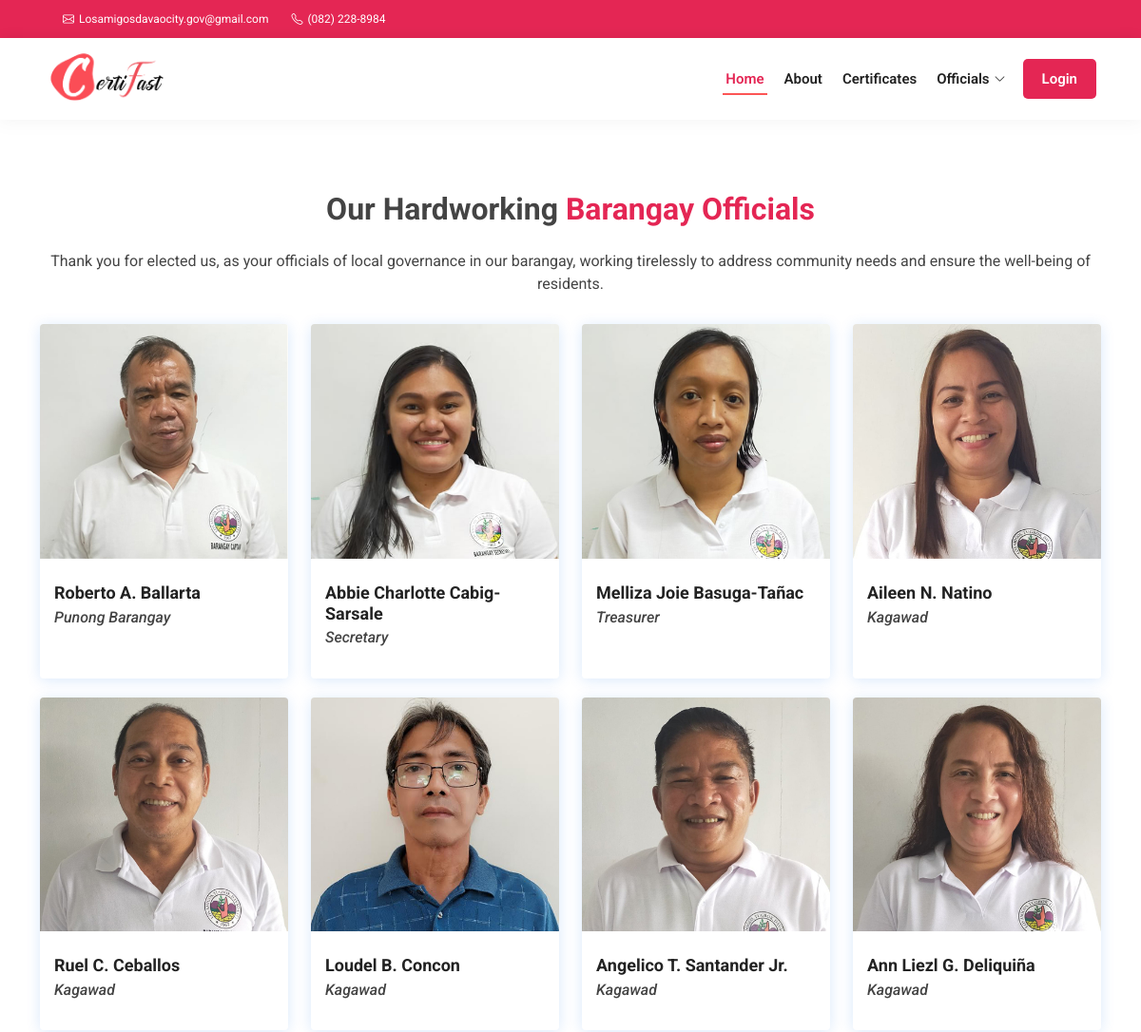
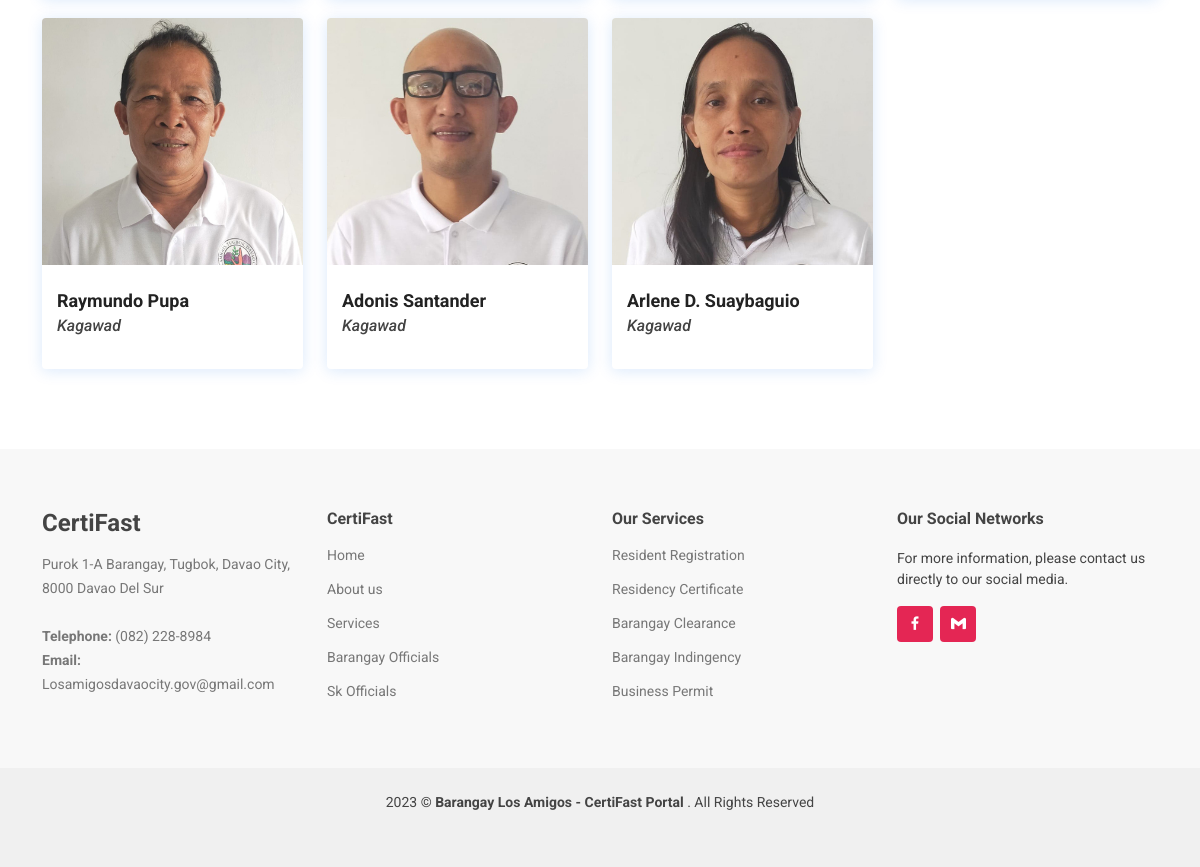
Page /barangay-officials.php on the committed database (2 pictures, top to bottom).
### tables this page shows
CREATE TABLE `tblbrgy_info` (
  `id` int(11) NOT NULL AUTO_INCREMENT,
  `province_name` varchar(100) DEFAULT NULL,
  `town_name` varchar(100) DEFAULT NULL,
  `brgy_address` varchar(100) NOT NULL,
  `brgy_name` varchar(50) DEFAULT NULL,
  `contact_number` varchar(50) DEFAULT NULL,
  `brgy_email` varchar(50) DEFAULT NULL,
  `dashboardphoto` varchar(200) DEFAULT NULL,
  `city_logo` varchar(100) DEFAULT NULL,
  `brgy_logo` varchar(100) DEFAULT NULL,
  PRIMARY KEY (`id`)
);

CREATE TABLE `tblofficials` (
  `id` int(11) NOT NULL AUTO_INCREMENT,
  `picture` text DEFAULT NULL,
  `fullname` varchar(50) DEFAULT NULL,
  `position` varchar(50) DEFAULT NULL,
  `address` varchar(50) NOT NULL,
  `termstart` date DEFAULT NULL,
  `termend` date DEFAULT NULL,
  `status` varchar(20) DEFAULT NULL,
  PRIMARY KEY (`id`)
);

CREATE TABLE `tblposition` (
  `id` int(11) NOT NULL AUTO_INCREMENT,
  `position` varchar(50) DEFAULT NULL,
  PRIMARY KEY (`id`)
);

### barangay-officials.php (the view, shortened to what this page needs)
<?php
    include 'server/dbconnect.php';
    $query1 = "SELECT * FROM tblbrgy_info WHERE id='1'";
    $result1 = $conn->query($query1)->fetch_assoc();
    $query = "SELECT tblofficials.fullname, tblofficials.picture, tblposition.position FROM tblofficials JOIN tblposition ON tblofficials.position = tblposition.id WHERE tblposition.position IN ('Punong Barangay','Secretary','Treasurer','Kagawad') AND `status`='Active'";
    $result = $conn->query($query);
    $rows = array();
    while ($row = $result->fetch_assoc()) {
    $rows[] = $row;
    }
?>
<!DOCTYPE html>
<html lang="en">
<head>
  <link href="Homepage/assets/vendor/aos/aos.css" rel="stylesheet">
  <link href="Homepage/assets/vendor/bootstrap/css/bootstrap.min.css" rel="stylesheet">
  <link href="Homepage/assets/vendor/bootstrap-icons/bootstrap-icons.css" rel="stylesheet">
  <link href="Homepage/assets/vendor/boxicons/css/boxicons.min.css" rel="stylesheet">
  <link href="Homepage/assets/vendor/glightbox/css/glightbox.min.css" rel="stylesheet">
  <link href="Homepage/assets/vendor/swiper/swiper-bundle.min.css" rel="stylesheet">
  <link href="Homepage/assets/css/style.css" rel="stylesheet">
</head>
<body>
  <section id="topbar" class="d-flex align-items-center">
    <div class="container d-flex justify-content-center justify-content-md-between">
      <div class="contact-info d-flex align-items-center">
        <i class="bi bi-envelope d-flex align-items-center ms-4"><a href="mailto:losamigosdavaocity.gov@gmail.com"> <?= ucwords($result1['brgy_email']) ?></a></i>
        <i class="bi bi-telephone d-flex align-items-center ms-4"> <span><?= ucwords($result1['contact_number']) ?></span></i>
      </div>
    </div>
  </section>
  <header id="header" class="d-flex align-items-center">
    <div class="container d-flex align-items-center justify-content-between">
      <h1 class="logo"><a href="index.php"><img src="Homepage/assets/img/title-logo.png" alt="title-logo"></a></h1>
      <nav id="navbar" class="navbar">
        <ul>
            <li><a class="nav-link scrollto active" href="index.php#hero">Home</a></li>
            <li><a class="nav-link scrollto" href="index.php#about">About</a></li>
            <li><a class="nav-link scrollto" href="index.php#services">Certificates</a></li>
            <li class="dropdown"><a href="#"><span>Officials</span> <i class="bi bi-chevron-down"></i></a>
          </li>
          <li><a href="login.php" class="btn-login"> Login</a></li>
        </ul>
      </nav>
    </div>
  </header>
  <main id="main" data-aos="fade-up">
    <section id="team" class="team section-bg">
      <div class="container" data-aos="fade-up">
        <div class="section-title">
          <h3>Our Hardworking <span>Barangay Officials</span></h3><br>
          <span>Thank you for elected us, as your officials of local governance in our barangay, working tirelessly to address community needs and ensure the well-being of residents.</span>
        </div>
        <div class="row">
          <?php foreach ($rows as $row): ?>
            <div class="col-lg-3 col-md-6 d-flex align-items-stretch" data-aos="fade-up" data-aos-delay="100">
              <div class="member">
                <div class="member-img">
                  <img src="assets/uploads/officials_profile/<?= $row['picture'] ?>" class="img-fluid" alt="">
                </div>
                <div class="member-info">
                  <h4><?= ucwords($row['fullname']) ?></h4>
                  <h6><i><?= ucwords($row['position']) ?></i></h6>
                </div>
              </div>
            </div>
            <?php endforeach ?>
        </div>
      </div>
    </section>
  </main>
  <footer id="footer">
    <div class="footer-top">
      <div class="container">
        <div class="row">
          <div class="col-lg-3 col-md-6 footer-contact">
            <h3>CertiFast</h3>
            <p><?= ucwords($result1['brgy_address']) ?> <br> <br>
              <strong>Telephone:</strong> <?= ucwords($result1['contact_number']) ?><br>
              <strong>Email:</strong> <?= ucwords($result1['brgy_email']) ?><br>
            </p>
          </div>
          <div class="col-lg-3 col-md-6 footer-links">
            <h4>CertiFast</h4>
            <ul>
              <li><a href="#">Home</a></li>
              <li><a href="#">About us</a></li>
              <li><a href="#">Services</a></li>
              <li><a href="#">Barangay Officials</a></li>
              <li><a href="#">Sk Officials</a></li>
            </ul>
          </div>
          <div class="col-lg-3 col-md-6 footer-links">
            <h4>Our Services</h4>
            <ul>
              <li> <a href="#">Resident Registration</a></li>
              <li> <a href="#">Residency Certificate</a></li>
              <li> <a href="#">Barangay Clearance</a></li>
              <li> <a href="#">Barangay Indingency</a></li>
              <li> <a href="#">Business Permit</a></li>
            </ul>
          </div>
          <div class="col-lg-3 col-md-6 footer-links">
            <h4>Our Social Networks</h4>
            <p>For more information, please contact us directly to our social media.</p>
            <div class="social-links mt-3">
              <a href="https://www.facebook.com/profile.php?id=100064303345469" class="facebook"><i class="bx bxl-facebook"></i></a>
              <a href="https://www.google.com/url?sa=t&rct=j&q=&esrc=s&source=web&cd=&cad=rja&uact=8&ved=2ahUKEwjI-Ma0x6b_AhWGft4KHc8sDiIQFnoECA8QAQ&url=https%3A%2F%2Fmail.google.com%2F%3F&usg=AOvVaw0UbLmQh5BLuX0lunN8sC9n" class="google-email"><i class="bx bxl-gmail"></i></a>
            </div>
          </div>
        </div>
      </div>
    </div>
    <div class="container py-4">
      <div class="copyright">
        <?php $year = date("Y"); echo  $year . " &copy; <strong><span>Barangay Los Amigos - CertiFast Portal</span></strong>" ?> . All Rights Reserved
      </div>
    </div>
  </footer>
</body>
</html>

### Homepage/assets/css/style.css (style rules this page uses)
body { font-family: "Roboto", sans-serif; color: #444444; }
a { color: #E42654; text-decoration: none; }
h1, h2, h3, h4, h5, h6 { font-family: "Roboto", sans-serif; }
#topbar { background: #E42654; height: 40px; font-size: 12px; transition: all 0.5s; color: #fff; padding: 0; }
#topbar .contact-info i { font-style: normal; color: #fff; }
#topbar .contact-info i a, #topbar .contact-info i span { padding-left: 5px; color: #fff; }
#topbar .contact-info i a { line-height: 0; transition: 0.3s; transition: 0.3s; }
#header { background: #fff; transition: all 0.5s; z-index: 997; height: 86px; box-shadow: 0px 2px 15px rgba(0, 0, 0, 0.1); }
#header .logo { font-size: 30px; margin: 0; padding: 10; line-height: 1; font-weight: 600; letter-spacing: 0.8px; font-family: "Poppins", sans-serif; }
#header .logo a { color: #222222; }
#header .logo img { max-height: 70px; }
.navbar { padding: 0; }
.navbar ul { margin: 0; display: inline-flex; list-style: none; align-items: center; position: relative; }
.navbar .btn-login { margin: 0; left: 0; position: relative; color: #fff; padding: 10px 20px 10px 20px; border-radius: 5px; background-color: #E42654; display: flex; }
.navbar>ul>li { white-space: nowrap; padding: 10px 5px 10px 10px; }
.navbar a, .navbar a:focus { display: flex; align-items: center; justify-content: space-between; padding: 0 3px; font-size: 15px; font-weight: 600; color: #222222; white-space: nowrap; transition: 0.3s; position: relative; }
.navbar a i, .navbar a:focus i { font-size: 12px; line-height: 0; margin-left: 5px; }
.navbar .nav-link:before { content: ""; position: absolute; width: 100%; height: 2px; bottom: -6px; left: 0; background-color: #fc5555; visibility: hidden; width: 0px; transition: all 0.3s ease-in-out 0s; }
.navbar a:hover:before, .navbar li:hover>a:before, .navbar .active:before { visibility: visible; width: 100%; }
.navbar a:hover, .navbar .active, .navbar .active:focus, .navbar li:hover>a { color: #E42654; }
section { padding: 60px 0; overflow: hidden; }
.section-bg { background-color: rgba(255, 255, 255, 0.6); }
.section-title { text-align: center; padding-bottom: 30px; }
.section-title h3 { margin: 15px 0 0 0; font-size: 32px; font-weight: 700; }
.section-title h3 span { color: #E42654; }
.team { padding: 60px 0; }
.team .member { margin-bottom: 20px; overflow: hidden; border-radius: 4px; background: #fff; box-shadow: 0px 2px 15px rgba(16, 110, 234, 0.15); }
.team .member .member-img { position: relative; overflow: hidden; }
.team .member .member-info { padding: 25px 15px; }
.team .member .member-info h4 { font-weight: 700; margin-bottom: 5px; font-size: 18px; color: #222222; }
#footer { background: #f0f0f0; padding: 0 0 30px 0; color: #444444; font-size: 14px; }
#footer .footer-top { padding: 60px 0 30px 0; background: #f8f8f8; }
#footer .footer-top .footer-contact { margin-bottom: 30px; }
#footer .footer-top .footer-contact h3 { font-size: 24px; margin: 0 0 15px 0; padding: 2px 0 2px 0; line-height: 1; font-weight: 700; }
#footer .footer-top .footer-contact p { font-size: 14px; line-height: 24px; margin-bottom: 0; font-family: "Roboto", sans-serif; color: #777777; }
#footer .footer-top h4 { font-size: 16px; font-weight: bold; color: #444444; position: relative; padding-bottom: 12px; }
#footer .footer-top .footer-links { margin-bottom: 30px; }
#footer .footer-top .footer-links ul { list-style: none; padding: 0; margin: 0; }
#footer .footer-top .footer-links ul li { padding: 10px 0; display: flex; align-items: center; }
#footer .footer-top .footer-links ul li:first-child { padding-top: 0; }
#footer .footer-top .footer-links ul a { color: #777777; transition: 0.3s; display: inline-block; line-height: 1; }
#footer .footer-top .social-links a { font-size: 18px; display: inline-block; background: #E42654; color: #fff; line-height: 1; padding: 8px 0; margin-right: 4px; border-radius: 4px; text-align: center; width: 36px; height: 36px; transition: 0.3s; }
#footer .copyright { text-align: center; float: center; }

### rows in the picture
tblbrgy_info: brgy_email "Losamigosdavaocity.gov@gmail.com", contact_number "(082) 228-8984", brgy_address "Purok 1-A Barangay, Tugbok, Davao City, 8000 Davao Del Sur"
tblofficials: picture (picture), fullname "Roberto A. Ballarta", tblposition.position "Punong Barangay"
tblofficials: picture (picture), fullname "Abbie Charlotte Cabig-Sarsale", tblposition.position "Secretary"
tblofficials: picture (picture), fullname "Melliza Joie Basuga-Tañac", tblposition.position "Treasurer"
tblofficials: picture (picture), fullname "Aileen N. Natino", tblposition.position "Kagawad"
tblofficials: picture (picture), fullname "Ruel C. Ceballos", tblposition.position "Kagawad"
tblofficials: picture (picture), fullname "Loudel B. Concon", tblposition.position "Kagawad"
tblofficials: picture (picture), fullname "Angelico T. Santander Jr.", tblposition.position "Kagawad"
tblofficials: picture (picture), fullname "Ann Liezl G. Deliquiña", tblposition.position "Kagawad"
tblofficials: picture (picture), fullname "Raymundo Pupa", tblposition.position "Kagawad"
tblofficials: picture (picture), fullname "Adonis Santander", tblposition.position "Kagawad"
tblofficials: picture (picture), fullname "Arlene D. Suaybaguio", tblposition.position "Kagawad"
